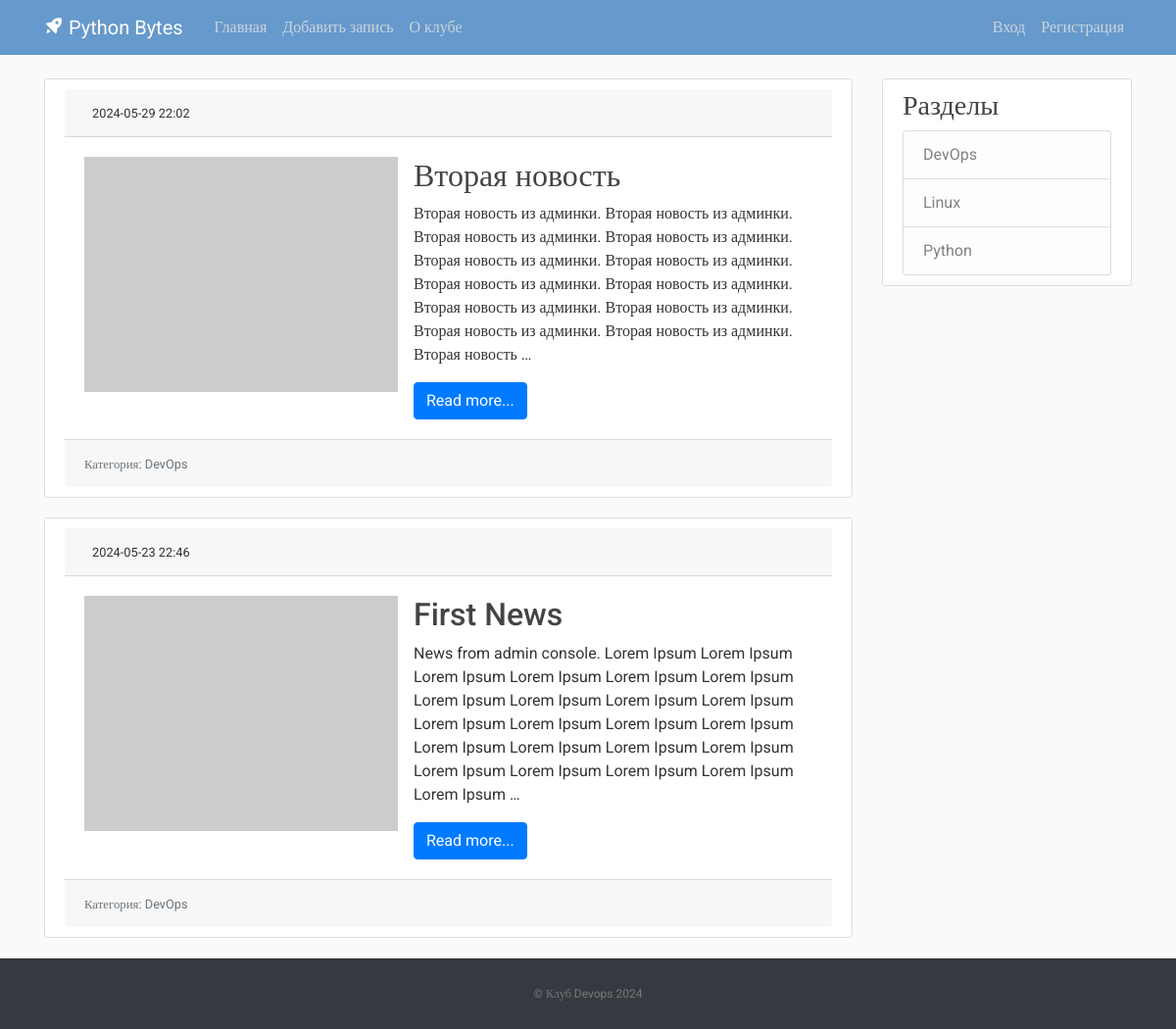
Page /category/1/ on the committed database.
### blog/models.py (models this page shows, shortened)
class News(models.Model):
    title = models.CharField(max_length=155, verbose_name='title')
    content = models.TextField(blank=True, verbose_name='content')
    created_at = models.DateTimeField(auto_now_add=True, verbose_name='Опубликовано')
    updated_at = models.DateTimeField(auto_now=True, verbose_name='Обновлено')
    photo = models.ImageField(upload_to='photos/%Y/%m/%d/', blank=True)
    is_published = models.BooleanField(default=False)
    category = models.ForeignKey('Category', on_delete=models.PROTECT, null=True)
    class Meta:
        verbose_name = 'Новость'
        verbose_name_plural = 'Новости'
        ordering = ['-created_at']

class Category(models.Model):
    title = models.CharField(max_length=155, db_index=True, verbose_name='title')
    def __str__(self):
        return self.title
    class Meta:
        verbose_name = 'Категория'
        verbose_name_plural = 'Категории'
        ordering = ['title']

### blog/views.py (the view)
# urls.py: path('category/<int:category_id>/', views.get_category, name='category')
def get_category(request, category_id):
    news = News.objects.filter(category_id=category_id)
    category = Category.objects.get(pk=category_id)
    context = {
        'news': news,
        'category': category
    }
    return render(request, 'blog/category.html', context)

### blog/templatetags/blogs_tags.py (called while the page is built)
@register.simple_tag()
def get_categories():
    return Category.objects.all()

### blog/templates/blog/category.html (shortened to what this page needs)
{% extends "base.html" %}
{% block content %}
    {% for item in news %}
        <article class="media content-section">
            <div class="media-body">
                <div class="card-header">
                    <small>{{ item.created_at|date:"Y-m-d H:i" }}</small>
                </div>
                <div class="card-body">
                    <div class="media">
                        {% if item.photo %}
                            <img src="{{ item.photo.url }}" alt="" width="350" class="mr-3">
                        {% else %}
                            <img src="https://loremflickr.com/320/240" alt="">
                        {% endif %}
                        <div class="media-body ml-3">
                            <h2><a class="article-title" href="#">{{ item.title }}</a></h2>
                            <p class="article-content">{{ item.content|truncatewords:50 }}</p>
                            <a href="#" class="btn btn-primary">Read more...</a>
                        </div>
                    </div>
                </div>
                <div class="card-footer">
                    <small class="text-muted">Категория: {{ item.category }}</small>
                </div>
            </div>
        </article>
    {% endfor %}
{% endblock content %}
{% block sidebar %}
{% include 'inc/_sidebar.html' %}
{% endblock %}

### templates/base.html (shortened to what this page needs)
{% load static %}
<!DOCTYPE html>
<html>
<head>
    <link rel="stylesheet" href="https://maxcdn.bootstrapcdn.com/bootstrap/4.0.0/css/bootstrap.min.css"
>
    <link rel="stylesheet" type="text/css" href="{% static 'blog/main.css' %}">
    <link href='https://unpkg.com/boxicons@2.1.2/css/boxicons.min.css' rel='stylesheet'>
</head>
<body>
<header class="site-header">
    {% include 'inc/_nav.html' %}
</header>
<main role="main" class="container">
    <div class="row">
        <div class="col-md-9">
            {% block content %}
            {% endblock %}
        </div>
        <div class="col-md-3">
            {% block sidebar %}
            {% endblock %}
        </div>
    </div>
</main>
<footer class="text-center bg-dark">
    {% include 'inc/_footer.html' %}
</footer>
</body>
</html>

### templates/inc/_nav.html (shortened to what this page needs)
<nav class="navbar navbar-expand-md navbar-dark bg-blue fixed-top">
    <div class="container">
        <a class="navbar-brand mr-4" href="{% url 'home' %}"><i class='bx bxs-rocket bx-tada-hover'></i> Python
            Bytes</a>
        <div class="collapse navbar-collapse" id="navbarToggle">
            <div class="navbar-nav mr-auto">
                <a class="nav-item nav-link " href="{% url 'home' %}">Главная</a>
                <a class="nav-item nav-link " href="{% url 'home' %}">Добавить запись</a>
                <a class="nav-item nav-link" href="{% url 'about' %}">О клубе</a>
            </div>
            <div class="navbar-nav">
                <a class="nav-item nav-link" href="#">Вход</a>
                <a class="nav-item nav-link" href="#">Регистрация</a>
            </div>
        </div>
    </div>
</nav>

### templates/inc/_sidebar.html
{% load blogs_tags %}
<div class="content-section">
    {% get_categories as categories %}
    <h3>Разделы</h3>
    <ul class="list-group">
        {% for item in categories %}
            <a href="/category/{{ item.pk }}" class="list-group-item list-group-item-light">{{ item.title }}</a>
        {% endfor %}
    </ul>
</div>
<br>

### templates/inc/_footer.html
<p><a href="{% url 'home' %}">© Клуб Devops 2024</a></p>

### blog/static/blog/main.css (style rules this page uses)
body, html { width:100%; height:100% }
body { margin:0; padding:0; background: #fafafa; color: #333333; margin-top: 5rem; font-family:Roboto; }
h1, h2, h3, h4, h5, h6 { color: #444444; }
ul { margin: 0; }
.bg-blue { background-color: #6699cc; }
.site-header .navbar-nav .nav-link { color: #cbd5db; }
.content-section { background: #ffffff; padding: 10px 20px; border: 1px solid #dddddd; border-radius: 3px; margin-bottom: 20px; }
.article-title { color: #444444; }
.article-content { white-space: pre-line; }
footer { position: sticky!important; top: 100%; padding-top:25px; padding-bottom:25px; border-top:1px solid #ddd; }
footer p { margin:2px; text-align:center; padding:0 40px; color:#fff; font-size:12px; }
footer a { color:#777 }

### rows in the picture
News: created_at "2024-05-29 22:02", title "Вторая новость", content "Вторая новость из админки. Вторая новость из админки. Вторая новость из админки. Вторая новость из админки. Вторая новость из админки. Вторая новость из админки. Вторая новость из админки. Вторая новость из админки. Вторая новость из админки. Вторая новость из админки. Вторая новость из админки. Вторая новость из админки. Вторая новость …", category "DevOps"
News: created_at "2024-05-23 22:46", title "First News", content "News from admin console. Lorem Ipsum Lorem Ipsum Lorem Ipsum Lorem Ipsum Lorem Ipsum Lorem Ipsum Lorem Ipsum Lorem Ipsum Lorem Ipsum Lorem Ipsum Lorem Ipsum Lorem Ipsum Lorem Ipsum Lorem Ipsum Lorem Ipsum Lorem Ipsum Lorem Ipsum Lorem Ipsum Lorem Ipsum Lorem Ipsum Lorem Ipsum Lorem Ipsum Lorem Ipsum …", category "DevOps"
Category: title "DevOps"
Category: title "Linux"
Category: title "Python"
